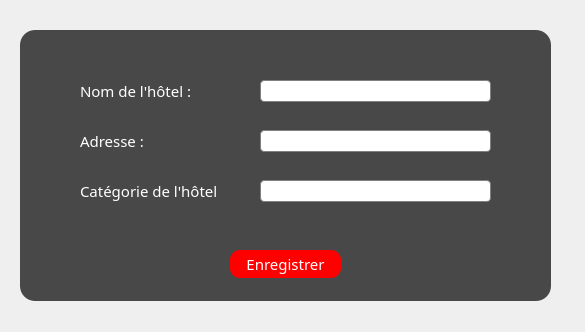
<?xml version="1.0" encoding="UTF-8"?>
<ui version="4.0">
 <class>Hotel</class>
 <widget class="QDialog" name="Hotel">
  <property name="geometry">
   <rect>
    <x>0</x>
    <y>0</y>
    <width>585</width>
    <height>332</height>
   </rect>
  </property>
  <property name="windowTitle">
   <string>Hotel</string>
  </property>
  <property name="windowIcon">
   <iconset resource="image.qrc">
    <normaloff>:/projetimages/projetimages/e.png</normaloff>:/projetimages/projetimages/e.png</iconset>
  </property>
  <property name="styleSheet">
   <string notr="true">

QLineEdit
{

    border: 1px solid gray;
    border-radius: 4px;
    padding: 1px 18px 1px 3px;
    min-width: 6em;
}
QDialog
{
		background-image: url(:/projetimages/projetimages/a.jpg);

}
*{
font-family:centry gothlic ;
font-size:15px;
}
QWidget#widget
{

	background:rgba(0,0,0,0.7);
border-radius:15px;
}


QPushButton
 {
     background-color: red;

     border-radius: 10px;

 }

#label{
color:white;
background:transparent;

}

#label_2{
color:white;
background:transparent;

}
#label_3{
color:white;
background:transparent;

}


QPushButton
{
color:white;

border-raduis:15px;
}
QPushButton:hover
{

	color:white;
border-radius:15px;
background:rgb(255, 85, 127);
}
</string>
  </property>
  <widget class="QWidget" name="widget" native="true">
   <property name="geometry">
    <rect>
     <x>20</x>
     <y>30</y>
     <width>531</width>
     <height>271</height>
    </rect>
   </property>
   <widget class="QLabel" name="label_2">
    <property name="geometry">
     <rect>
      <x>60</x>
      <y>100</y>
      <width>101</width>
      <height>21</height>
     </rect>
    </property>
    <property name="text">
     <string>Adresse :</string>
    </property>
   </widget>
   <widget class="QLineEdit" name="categoriehotel">
    <property name="geometry">
     <rect>
      <x>240</x>
      <y>150</y>
      <width>231</width>
      <height>22</height>
     </rect>
    </property>
   </widget>
   <widget class="QLabel" name="label">
    <property name="geometry">
     <rect>
      <x>60</x>
      <y>50</y>
      <width>151</width>
      <height>21</height>
     </rect>
    </property>
    <property name="text">
     <string>Nom de l'hôtel :</string>
    </property>
   </widget>
   <widget class="QLineEdit" name="adressehotel">
    <property name="geometry">
     <rect>
      <x>240</x>
      <y>100</y>
      <width>231</width>
      <height>22</height>
     </rect>
    </property>
   </widget>
   <widget class="QPushButton" name="modifierhotel_btn">
    <property name="geometry">
     <rect>
      <x>210</x>
      <y>220</y>
      <width>111</width>
      <height>28</height>
     </rect>
    </property>
    <property name="text">
     <string>Enregistrer</string>
    </property>
   </widget>
   <widget class="QLabel" name="label_3">
    <property name="geometry">
     <rect>
      <x>60</x>
      <y>150</y>
      <width>141</width>
      <height>21</height>
     </rect>
    </property>
    <property name="text">
     <string>Catégorie de l'hôtel :</string>
    </property>
   </widget>
   <widget class="QLineEdit" name="nomhotel">
    <property name="geometry">
     <rect>
      <x>240</x>
      <y>50</y>
      <width>231</width>
      <height>22</height>
     </rect>
    </property>
   </widget>
  </widget>
 </widget>
 <resources>
  <include location="image.qrc"/>
 </resources>
 <connections/>
</ui>
